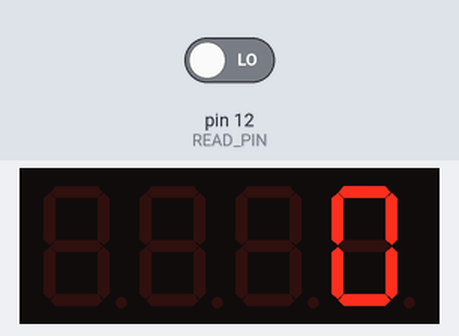
A program run on a simulated Arduino Nano, built with avr-gcc and run on an emulated ATmega328P. Shown: 4-digit seven-segment display. Inputs (shaded band) come from the test bench; at power-on: pin 12 (READ_PIN) LOW.

Above: at 1.2 s.
1.3 s: pin 12 (READ_PIN) driven HIGH
2.8 s: pin 12 (READ_PIN) driven LOW
Timing chart, 0 to 5.8 s (numbered marks = the images above; inputs shaded):
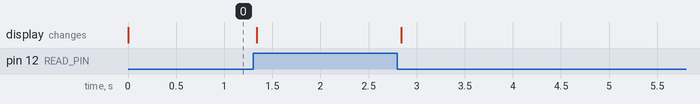

The program:

main.cpp
```cpp
#include <Arduino.h>
#include <TM1637Display.h>

/*

*/

const uint8_t READ_PIN = 12;

TM1637Display display(10, 11);

void setup() {
  Serial.begin(9600);
  // Set pins to inputs
  pinMode(READ_PIN, INPUT);
  display.setBrightness(0x0f);
}

bool isLive(uint8_t pin) {
  uint8_t active = 0;
  // Set as HIGH output
  pinMode(pin, OUTPUT);
  digitalWrite(pin, HIGH);
  delay(1);
  // Read result
  active = digitalRead(READ_PIN);
  // Set as LOW and INPUT
  digitalWrite(pin, LOW);
  pinMode(pin, LOW);
  //
  return active;
}

void loop() {
  uint8_t i = 9;
  uint8_t level = 0;
  while(isLive(i) && i > 1)
  {
    level++;
    i--;
  }
  // Serial.print("Level: ");
  // Serial.print(level);
  // Serial.println(" cm");
  display.showNumberDec(level, false);
  delay(20);
}
```
